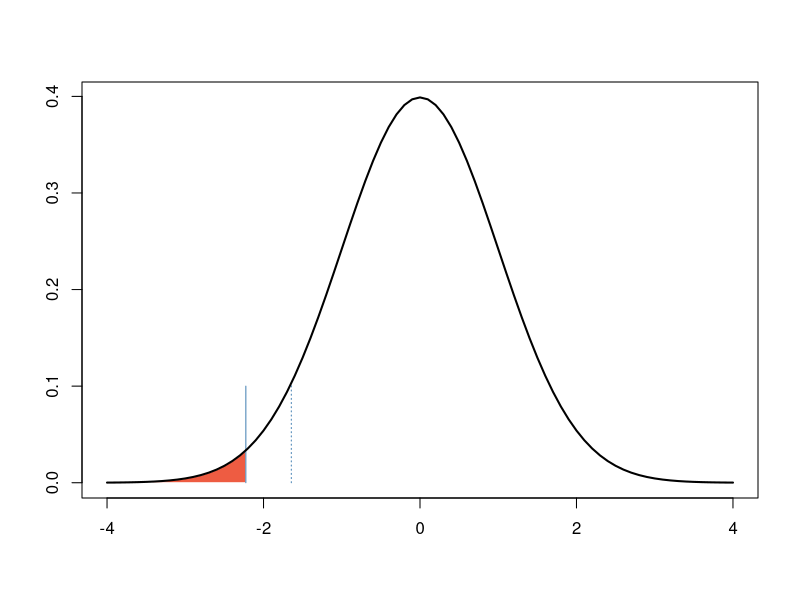
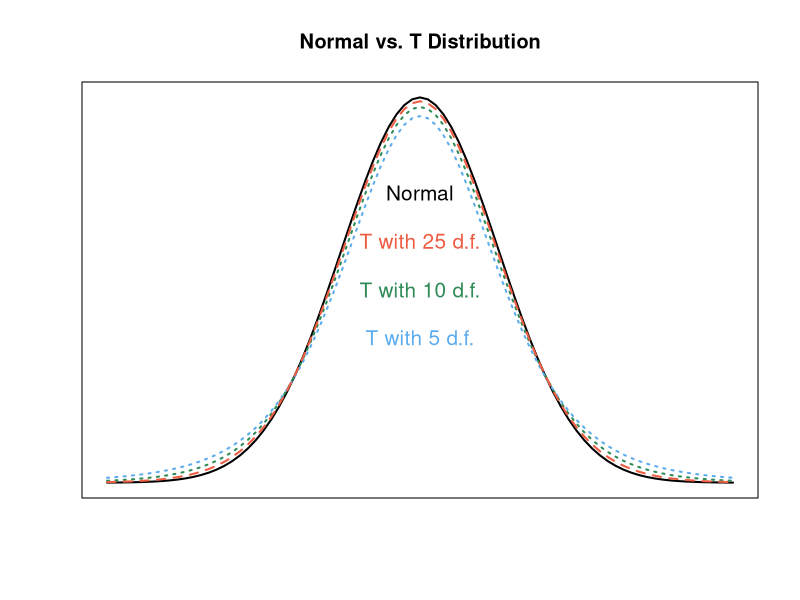

Source code (R) for these figures, in order:
# Example: Weight loss program.
critical.z <- qnorm(0.05, lower.tail=TRUE)
print(critical.z)

test.z <- (-2.26 - 0) / (6.58 / sqrt(42))
print(test.z)

pnorm(test.z, lower.tail=TRUE)

# Visualize this example.
x <- seq(-4, 4, by=0.1)
y <- dnorm(x)
plot(x, y, type="n", xlab="", ylab="")
lines(c(critical.z, critical.z), c(0, dnorm(critical.z)), col="steelblue", lty=3)
polygon(c(-4, seq(-4, test.z, by=0.001), test.z),
        c(0, dnorm(seq(-4, test.z, by=0.001)), 0),
        col="tomato2", border=0)
lines(c(test.z, test.z), c(0, 0.1), col="steelblue")
lines(x, y, lwd=2)

# Compare normal distribution with t-distribution.
x <- seq(-4, 4, by=0.1)

y.normal <- dnorm(x)
y.t.df5 <- dt(x, df=5)
y.t.df10 <- dt(x, df=10)
y.t.df25 <- dt(x, df=25)

plot(x, y.normal, lwd=2, type="l", xaxt="n", yaxt="n",
     main="Normal vs. T Distribution", xlab="", ylab="")
lines(x, y.t.df5, lwd=2, col="steelblue2", lty=3)
lines(x, y.t.df10, lwd=2, col="seagreen4", lty=3)
lines(x, y.t.df25, lwd=2, col="tomato2", lty=2)

text(0, 0.3, "Normal", cex=1.25)
text(0, 0.25, "T with 25 d.f.", cex=1.25, col="tomato2")
text(0, 0.2, "T with 10 d.f.", cex=1.25, col="seagreen4")
text(0, 0.15, "T with 5 d.f.", cex=1.25, col="steelblue2")
